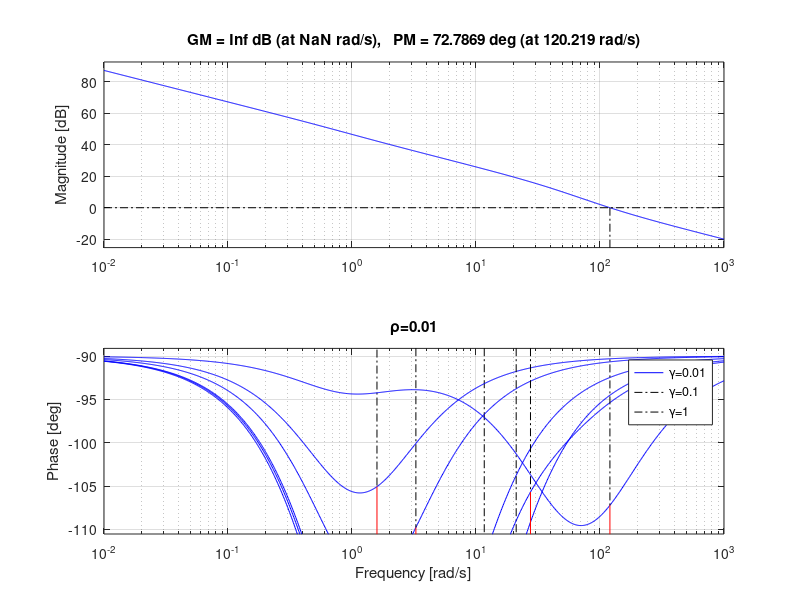

MATLAB code to generate this figure:
%% fixed gamma, change rho

clear, clc

gamma = 0.01;
rho1 = 0.1;
rho2 = 10;
rho3 = 100;

A = [0 1 0; 0 -0.875 -20; 0 0 -50];
B = [0; 0; 50];
G = [1 0 0; 0 gamma 0];
H = [0; 0];

Q = eye(2);
R = 1;

QQ = G' * Q * G;
RR1 = H' * Q * H + rho1 * R;
RR2 = H' * Q * H + rho2 * R;
RR3 = H' * Q * H + rho3 * R;
NN = G' * Q * H;

K1 = lqr(A, B, QQ, RR1, NN);
K2 = lqr(A, B, QQ, RR2, NN);
K3 = lqr(A, B, QQ, RR3, NN);

sys_1 = ss(A, B, K1, 0);
sys_2 = ss(A, B, K2, 0);
sys_3 = ss(A, B, K3, 0);

% [num,den] = ss2tf(A, B, K, 0);
% [mag,phase] = bode(num,den,w)

figure(1)
% use 'bode' command including 'sigma'
% bode(sys_1)
margin(sys_1) % including Bode
[Gm1,Pm1,Wcg1,Wcp1] = margin(sys_1);
hold on
% bode(sys_2)
margin(sys_2)
[Gm2,Pm2,Wcg2,Wcp2] = margin(sys_2);
hold on
% bode(sys_3)
margin(sys_3)
[Gm3,Pm3,Wcg3,Wcp3] = margin(sys_3);


title('\gamma=0.01')
legend('\rho=0.1','\rho=10','\rho=100')


%% fixed rho, change gamma

clear, clc

rho = 0.01;
gamma1 = 0.01;
gamma2 = 0.1;
gamma3 = 1;

A = [0 1 0; 0 -0.875 -20; 0 0 -50];
B = [0; 0; 50];
G1 = [1 0 0; 0 gamma1 0];
G2 = [1 0 0; 0 gamma2 0];
G3 = [1 0 0; 0 gamma3 0];
H = [0; 0];

Q = eye(2);
R = 1;

QQ1 = G1' * Q * G1;
QQ2 = G2' * Q * G2;
QQ3 = G3' * Q * G3;
RR = H' * Q * H + rho * R;
NN1 = G1' * Q * H;
NN2 = G2' * Q * H;
NN3 = G3' * Q * H;

K1 = lqr(A, B, QQ1, RR, NN1);
K2 = lqr(A, B, QQ2, RR, NN2);
K3 = lqr(A, B, QQ3, RR, NN3);

sys_1 = ss(A, B, K1, 0);
sys_2 = ss(A, B, K2, 0);
sys_3 = ss(A, B, K3, 0);

% [num,den] = ss2tf(A, B, K, 0);
% [mag,phase] = bode(num,den,w)

figure(1)
% use 'bode' command including 'sigma'
% bode(sys_1)
margin(sys_1) % including Bode
[Gm1,Pm1,Wcg1,Wcp1] = margin(sys_1);
hold on
% bode(sys_2)
margin(sys_2) % including Bode
[Gm2,Pm2,Wcg2,Wcp2] = margin(sys_2);
hold on
% bode(sys_3)
margin(sys_3) % including Bode
[Gm3,Pm3,Wcg3,Wcp3] = margin(sys_3);

title('\rho=0.01')
legend('\gamma=0.01','\gamma=0.1','\gamma=1')